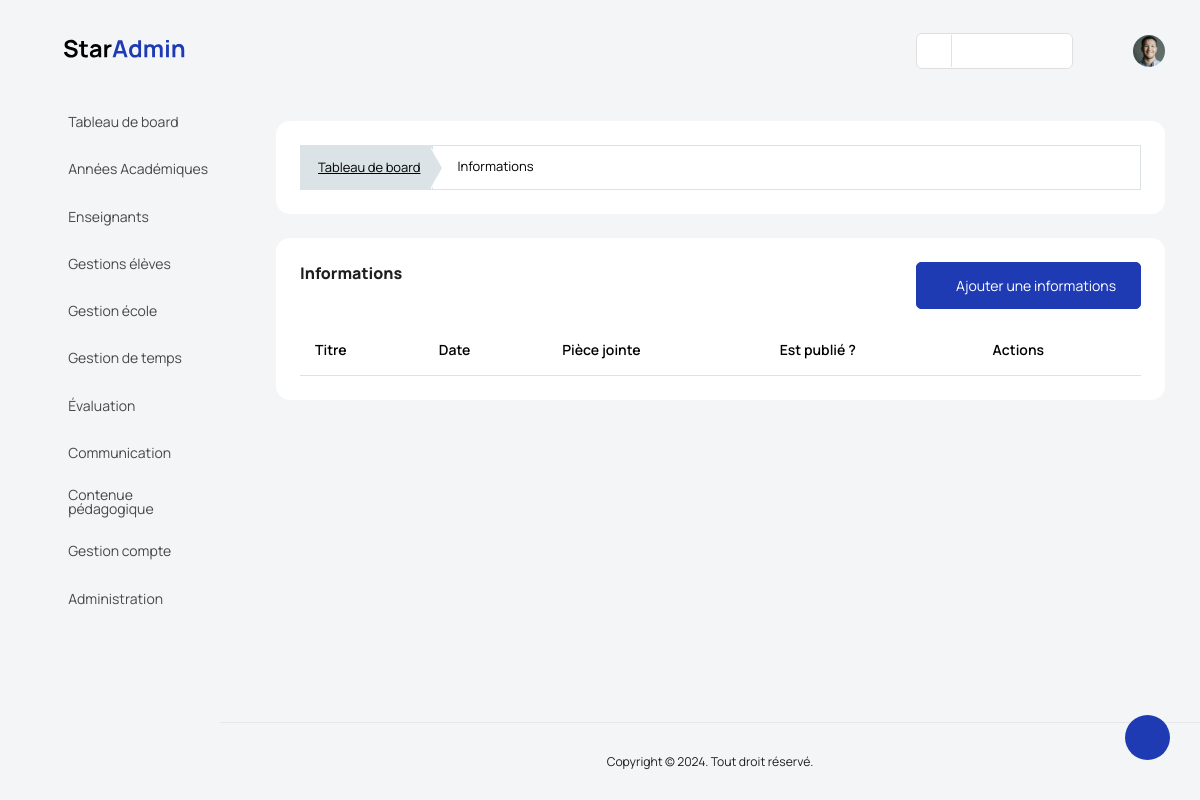
The page /communication/informations/ (signed in) on the database as committed earlier.
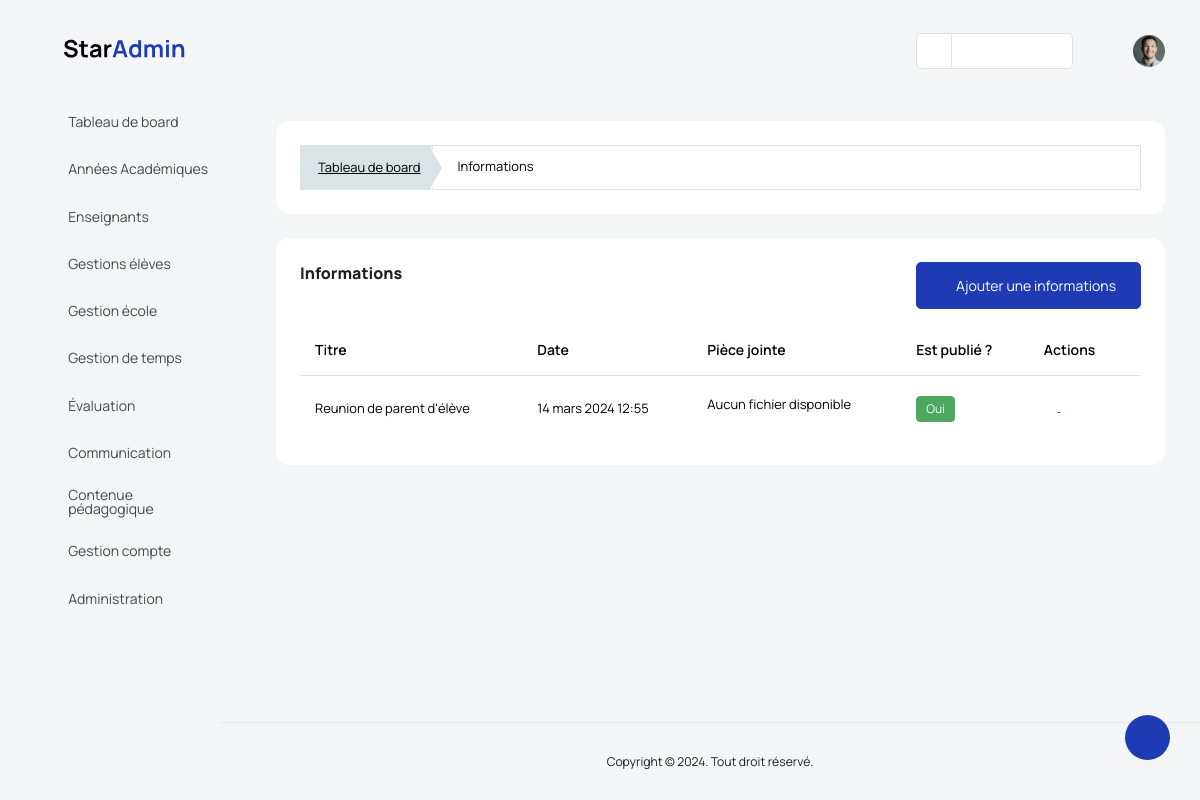
The same page on the database as committed later.
### backend/models/communication.py (models this page shows, shortened)
class Information(models.Model):
    title = models.CharField(max_length=50)
    content = RichTextField(blank=True, null=True)
    file = models.FileField(upload_to='info_files', blank=True)
    status = models.BooleanField(default=True)
    school = models.ForeignKey(Etablishment, on_delete=models.CASCADE)
    created_at = models.DateTimeField(auto_now_add=True)
    updated_at = models.DateTimeField(auto_now=True)
    def file_exists(self):
        if self.file:
            return os.path.exists(settings.MEDIA_ROOT / str(self.file))
        return False

### manager_dashboard/views/communication_view.py (the view, shortened to what this page needs)
class InformationView(View):
    template = "manager_dashboard/communication/informations.html"
    def dispatch(self,request, *args, **kwargs):
        if not request.user.is_authenticated:
            return redirect('backend:login')
        if request.user.is_manager or request.user.is_admin_school:
            return super().dispatch(request, *args, **kwargs)
        return redirect('backend:logout')
    def get(self, request, *args, **kwargs):
        context = {'informations': Information.objects.filter(school=request.user.school).order_by('-created_at')}
        return render(request, template_name=self.template, context=context)

### manager_dashboard/templates/manager_dashboard/communication/informations.html (shortened to what this page needs)
{% extends '../base.html' %} {% load static %} {% block content %}
<div class="col-md-12 grid-margin stretch-card">
  <div class="card">
    <div class="card-body">
      <div class="template-demo">
        <nav aria-label="breadcrumb">
          <ol class="breadcrumb breadcrumb-custom">
            <li class="breadcrumb-item">
              <a href='{% url "manager_dashboard:index" %}'>Tableau de board</a>
            </li>
            <li class="breadcrumb-item active" aria-current="page">
              <span>Informations</span>
            </li>
          </ol>
        </nav>
      </div>
    </div>
  </div>
</div>
<div class="card">
  <div class="card-body">
    <div class="d-sm-flex justify-content-between align-items-start">
      <div>
        <h4 class="card-title card-title-dash">Informations</h4>
      </div>
      <div>
        <a
          href='{% url "manager_dashboard:add_information" %}'
          class="btn btn-primary text-white mb-0 me-0"
          ><i class="mdi mdi-note-plus"></i> Ajouter une informations</a
        >
      </div>
    </div>
    <div class="row mt-3">
      <div class="col-12">
        <div class="table-responsive">
          <table id="order-listing" class="table">
            <thead>
              <tr>
                <th>Titre</th>
                <th>Date</th>
                <th>Pièce jointe</th>
                <th>Est publié ?</th>
                <th>Actions</th>
              </tr>
            </thead>
            <tbody id="elementList">
              {% for info in informations %}
              <tr data-id="{{info.id}}">
                <td>{{info.title}}</td>
                <td>{{info.created_at}}</td>
                <td>
                  {% if info.file_exists %}
                  <a href="{{ info.file.url }}" target="_blank"
                    >{{ info.file.name }}</a
                  >
                  {% else %}
                  <p>Aucun fichier disponible</p>
                  {% endif %}
                </td>
                <td>
                  {% if info.status %}
                  <label class="badge badge-success">Oui</label>
                  {% else %}
                  <label class="badge badge-danger">Non</label>
                  {% endif %}
                </td>
                <td>
                  <a href="" class="action_btn mr_10">
                    <i class="fa fa-eye h4 text-primary"></i>
                  </a>
                  {% if not user.is_admin_school %}
                  <a
                    href="{% url 'manager_dashboard:edit_info' info.id %}"
                    class="p-2"
                    ><i class="fa fa-edit h4 text-dark"></i
                  ></a>
                  {% endif %}  {% if not user.is_admin_school %}
                  <a href="#" onclick="delete_function({{info.id}})"
                    ><i class="fa fa-trash-o h4 text-danger"></i
                  ></a>
                  {% endif %}
                </td>
              </tr>
              {% endfor %}
            </tbody>
          </table>
        </div>
      </div>
    </div>
  </div>
</div>
{% endblock content %}

Rows that differ between the two databases and show on the page:
added Information: title "Reunion de parent d'élève", created_at "14 mars 2024 12:55", file "Aucun fichier disponible", status "Oui"
